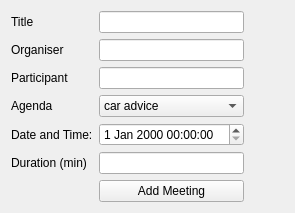
                <widget class="QWidget" name="meetingAddTab">
                 <attribute name="title">
                  <string>Add Meeting</string>
                 </attribute>
                 <layout class="QGridLayout" name="meetingAddGridLayout">
                  <item row="0" column="0">
                   <widget class="QLabel" name="meetingTitleLabel">
                    <property name="text">
                     <string>Title</string>
                    </property>
                   </widget>
                  </item>
                  <item row="0" column="2">
                   <widget class="QLineEdit" name="meetingTitleInput"/>
                  </item>
                  <item row="1" column="0">
                   <widget class="QLabel" name="meetingOrganiserLabel">
                    <property name="text">
                     <string>Organiser</string>
                    </property>
                   </widget>
                  </item>
                  <item row="1" column="2">
                   <widget class="QLineEdit" name="meetingOrganiserInput"/>
                  </item>
                  <item row="2" column="0">
                   <widget class="QLabel" name="meetingParticipantLabel">
                    <property name="text">
                     <string>Participant</string>
                    </property>
                   </widget>
                  </item>
                  <item row="2" column="2">
                   <widget class="QLineEdit" name="meetingParticipantInput"/>
                  </item>
                  <item row="3" column="0">
                   <widget class="QLabel" name="meetingAgendaLabel">
                    <property name="text">
                     <string>Agenda</string>
                    </property>
                   </widget>
                  </item>
                  <item row="3" column="2">
                   <widget class="QComboBox" name="meetingAgendaComboBox">
                    <item>
                     <property name="text">
                      <string>car advice</string>
                     </property>
                    </item>
                    <item>
                     <property name="text">
                      <string>life advice</string>
                     </property>
                    </item>
                    <item>
                     <property name="text">
                      <string>future advice</string>
                     </property>
                    </item>
                   </widget>
                  </item>
                  <item row="4" column="0">
                   <widget class="QLabel" name="meetingDateLabel">
                    <property name="text">
                     <string>Date and Time:</string>
                    </property>
                   </widget>
                  </item>
                  <item row="4" column="2">
                   <widget class="QDateTimeEdit" name="meetingDateTimeEdit"/>
                  </item>
                  <item row="5" column="0">
                   <widget class="QLabel" name="meetingDurationLabel">
                    <property name="text">
                     <string>Duration (min)</string>
                    </property>
                   </widget>
                  </item>
                  <item row="5" column="2">
                   <widget class="QLineEdit" name="meetingDurationInput"/>
                  </item>
                  <item row="6" column="2">
                   <widget class="QPushButton" name="meetingAddButton">
                    <property name="text">
                     <string>Add Meeting</string>
                    </property>
                   </widget>
                  </item>
                  <item row="0" column="3" rowspan="7">
                   <spacer name="meetingAddHorizontalSpacer">
                    <property name="orientation">
                     <enum>Qt::Orientation::Horizontal</enum>
                    </property>
                    <property name="sizeHint" stdset="0">
                     <size>
                      <width>40</width>
                      <height>20</height>
                     </size>
                    </property>
                   </spacer>
                  </item>
                 </layout>
                </widget>
